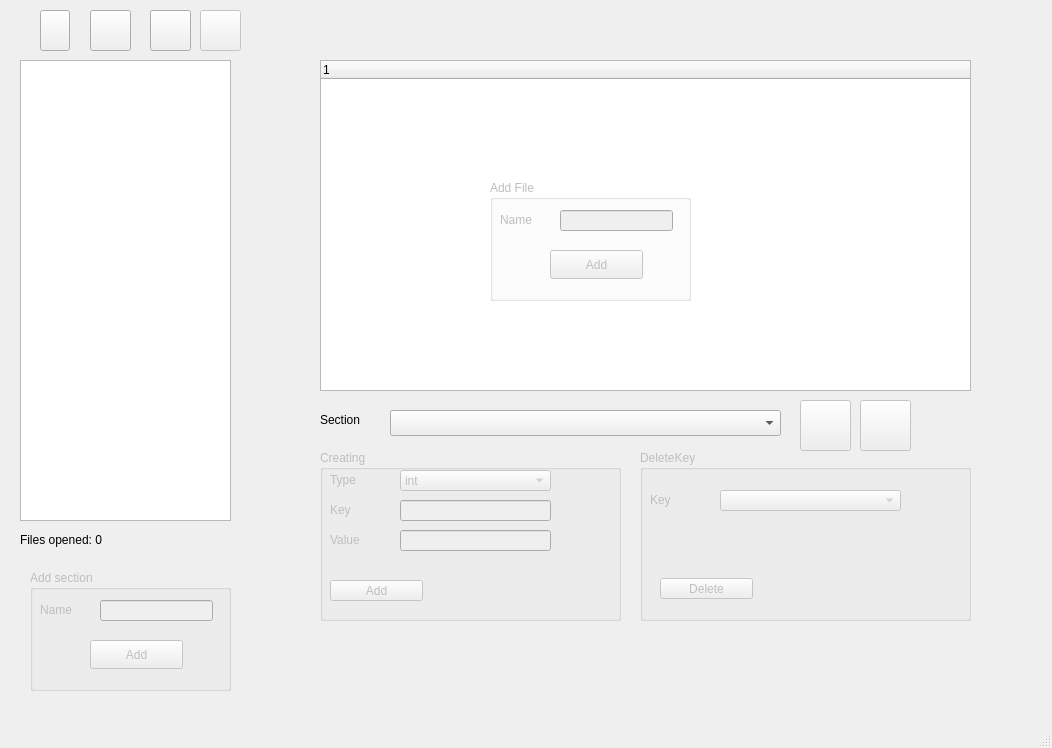
<?xml version="1.0" encoding="UTF-8"?>
<ui version="4.0">
 <class>MainWindow</class>
 <widget class="QMainWindow" name="MainWindow">
  <property name="geometry">
   <rect>
    <x>0</x>
    <y>0</y>
    <width>1052</width>
    <height>748</height>
   </rect>
  </property>
  <property name="windowTitle">
   <string>MainWindow</string>
  </property>
  <property name="windowIcon">
   <iconset resource="resources.qrc">
    <normaloff>:/images/top/images/mainicon.png</normaloff>:/images/top/images/mainicon.png</iconset>
  </property>
  <widget class="QWidget" name="centralwidget">
   <widget class="QPushButton" name="chooseFile">
    <property name="geometry">
     <rect>
      <x>40</x>
      <y>10</y>
      <width>30</width>
      <height>41</height>
     </rect>
    </property>
    <property name="text">
     <string/>
    </property>
    <property name="icon">
     <iconset resource="resources.qrc">
      <normaloff>:/images/top/images/inifile.png</normaloff>:/images/top/images/inifile.png</iconset>
    </property>
    <property name="iconSize">
     <size>
      <width>71</width>
      <height>50</height>
     </size>
    </property>
   </widget>
   <widget class="QListWidget" name="listWidget">
    <property name="geometry">
     <rect>
      <x>20</x>
      <y>60</y>
      <width>211</width>
      <height>461</height>
     </rect>
    </property>
   </widget>
   <widget class="QTreeWidget" name="documentTreeView">
    <property name="geometry">
     <rect>
      <x>320</x>
      <y>60</y>
      <width>651</width>
      <height>331</height>
     </rect>
    </property>
    <column>
     <property name="text">
      <string notr="true">1</string>
     </property>
    </column>
   </widget>
   <widget class="QGroupBox" name="createKeyGroupBox">
    <property name="enabled">
     <bool>false</bool>
    </property>
    <property name="geometry">
     <rect>
      <x>320</x>
      <y>450</y>
      <width>301</width>
      <height>171</height>
     </rect>
    </property>
    <property name="title">
     <string>Creating</string>
    </property>
    <widget class="QLabel" name="label">
     <property name="geometry">
      <rect>
       <x>10</x>
       <y>20</y>
       <width>63</width>
       <height>20</height>
      </rect>
     </property>
     <property name="text">
      <string>Type</string>
     </property>
    </widget>
    <widget class="QLabel" name="label_2">
     <property name="geometry">
      <rect>
       <x>10</x>
       <y>50</y>
       <width>63</width>
       <height>20</height>
      </rect>
     </property>
     <property name="text">
      <string>Key</string>
     </property>
    </widget>
    <widget class="QLabel" name="label_3">
     <property name="geometry">
      <rect>
       <x>10</x>
       <y>80</y>
       <width>63</width>
       <height>20</height>
      </rect>
     </property>
     <property name="text">
      <string>Value</string>
     </property>
    </widget>
    <widget class="QComboBox" name="typeEdit">
     <property name="geometry">
      <rect>
       <x>80</x>
       <y>20</y>
       <width>151</width>
       <height>21</height>
      </rect>
     </property>
     <item>
      <property name="text">
       <string>int</string>
      </property>
     </item>
     <item>
      <property name="text">
       <string>bool</string>
      </property>
     </item>
     <item>
      <property name="text">
       <string>double</string>
      </property>
     </item>
     <item>
      <property name="text">
       <string>string</string>
      </property>
     </item>
    </widget>
    <widget class="QLineEdit" name="keyEdit">
     <property name="geometry">
      <rect>
       <x>80</x>
       <y>50</y>
       <width>151</width>
       <height>21</height>
      </rect>
     </property>
    </widget>
    <widget class="QLineEdit" name="valueEdit">
     <property name="geometry">
      <rect>
       <x>80</x>
       <y>80</y>
       <width>151</width>
       <height>21</height>
      </rect>
     </property>
    </widget>
    <widget class="QPushButton" name="addButton">
     <property name="geometry">
      <rect>
       <x>10</x>
       <y>130</y>
       <width>93</width>
       <height>21</height>
      </rect>
     </property>
     <property name="text">
      <string>Add</string>
     </property>
    </widget>
   </widget>
   <widget class="QLabel" name="label_4">
    <property name="geometry">
     <rect>
      <x>320</x>
      <y>410</y>
      <width>63</width>
      <height>20</height>
     </rect>
    </property>
    <property name="text">
     <string>Section</string>
    </property>
   </widget>
   <widget class="QComboBox" name="comboSectionsBox">
    <property name="geometry">
     <rect>
      <x>390</x>
      <y>410</y>
      <width>391</width>
      <height>26</height>
     </rect>
    </property>
   </widget>
   <widget class="QGroupBox" name="deleteKeyGroupBox">
    <property name="enabled">
     <bool>false</bool>
    </property>
    <property name="geometry">
     <rect>
      <x>640</x>
      <y>450</y>
      <width>331</width>
      <height>171</height>
     </rect>
    </property>
    <property name="title">
     <string>DeleteKey</string>
    </property>
    <widget class="QLabel" name="label_5">
     <property name="geometry">
      <rect>
       <x>10</x>
       <y>40</y>
       <width>63</width>
       <height>20</height>
      </rect>
     </property>
     <property name="text">
      <string>Key</string>
     </property>
    </widget>
    <widget class="QComboBox" name="deleteKeyBox">
     <property name="geometry">
      <rect>
       <x>80</x>
       <y>40</y>
       <width>181</width>
       <height>21</height>
      </rect>
     </property>
    </widget>
    <widget class="QPushButton" name="deleteKeyButton">
     <property name="geometry">
      <rect>
       <x>20</x>
       <y>128</y>
       <width>93</width>
       <height>21</height>
      </rect>
     </property>
     <property name="text">
      <string>Delete</string>
     </property>
    </widget>
   </widget>
   <widget class="QPushButton" name="openDirectoryButton">
    <property name="geometry">
     <rect>
      <x>90</x>
      <y>10</y>
      <width>41</width>
      <height>41</height>
     </rect>
    </property>
    <property name="text">
     <string/>
    </property>
    <property name="icon">
     <iconset resource="resources.qrc">
      <normaloff>:/images/top/images/folder.png</normaloff>:/images/top/images/folder.png</iconset>
    </property>
    <property name="iconSize">
     <size>
      <width>71</width>
      <height>50</height>
     </size>
    </property>
   </widget>
   <widget class="QPushButton" name="saveCurFile">
    <property name="geometry">
     <rect>
      <x>150</x>
      <y>10</y>
      <width>41</width>
      <height>41</height>
     </rect>
    </property>
    <property name="text">
     <string/>
    </property>
    <property name="icon">
     <iconset resource="resources.qrc">
      <normaloff>:/images/top/images/savefile.png</normaloff>:/images/top/images/savefile.png</iconset>
    </property>
    <property name="iconSize">
     <size>
      <width>71</width>
      <height>50</height>
     </size>
    </property>
   </widget>
   <widget class="QLabel" name="openedFilesInfo">
    <property name="geometry">
     <rect>
      <x>20</x>
      <y>530</y>
      <width>121</width>
      <height>20</height>
     </rect>
    </property>
    <property name="text">
     <string>Files opened: 0</string>
    </property>
   </widget>
   <widget class="QGroupBox" name="sectionAdderBox">
    <property name="enabled">
     <bool>false</bool>
    </property>
    <property name="geometry">
     <rect>
      <x>30</x>
      <y>570</y>
      <width>201</width>
      <height>121</height>
     </rect>
    </property>
    <property name="title">
     <string>Add section</string>
    </property>
    <widget class="QLineEdit" name="sectionNameInput">
     <property name="geometry">
      <rect>
       <x>70</x>
       <y>30</y>
       <width>113</width>
       <height>21</height>
      </rect>
     </property>
    </widget>
    <widget class="QLabel" name="label_6">
     <property name="geometry">
      <rect>
       <x>10</x>
       <y>30</y>
       <width>63</width>
       <height>20</height>
      </rect>
     </property>
     <property name="text">
      <string>Name</string>
     </property>
    </widget>
    <widget class="QPushButton" name="addSectionActionButton">
     <property name="geometry">
      <rect>
       <x>60</x>
       <y>70</y>
       <width>93</width>
       <height>29</height>
      </rect>
     </property>
     <property name="text">
      <string>Add</string>
     </property>
    </widget>
   </widget>
   <widget class="QPushButton" name="addSectionButton">
    <property name="enabled">
     <bool>false</bool>
    </property>
    <property name="geometry">
     <rect>
      <x>800</x>
      <y>400</y>
      <width>51</width>
      <height>51</height>
     </rect>
    </property>
    <property name="text">
     <string/>
    </property>
    <property name="icon">
     <iconset resource="resources.qrc">
      <normaloff>:/images/top/images/plus.png</normaloff>:/images/top/images/plus.png</iconset>
    </property>
    <property name="iconSize">
     <size>
      <width>71</width>
      <height>50</height>
     </size>
    </property>
   </widget>
   <widget class="QPushButton" name="cancelSectionAddingButton">
    <property name="enabled">
     <bool>false</bool>
    </property>
    <property name="geometry">
     <rect>
      <x>860</x>
      <y>400</y>
      <width>51</width>
      <height>51</height>
     </rect>
    </property>
    <property name="text">
     <string/>
    </property>
    <property name="icon">
     <iconset resource="resources.qrc">
      <normaloff>:/images/top/images/cross.png</normaloff>:/images/top/images/cross.png</iconset>
    </property>
    <property name="iconSize">
     <size>
      <width>71</width>
      <height>50</height>
     </size>
    </property>
   </widget>
   <widget class="QGroupBox" name="fileAdderBox">
    <property name="enabled">
     <bool>false</bool>
    </property>
    <property name="geometry">
     <rect>
      <x>490</x>
      <y>180</y>
      <width>201</width>
      <height>121</height>
     </rect>
    </property>
    <property name="title">
     <string>Add File</string>
    </property>
    <widget class="QLineEdit" name="fileNameInput">
     <property name="geometry">
      <rect>
       <x>70</x>
       <y>30</y>
       <width>113</width>
       <height>21</height>
      </rect>
     </property>
    </widget>
    <widget class="QLabel" name="label_7">
     <property name="geometry">
      <rect>
       <x>10</x>
       <y>30</y>
       <width>63</width>
       <height>20</height>
      </rect>
     </property>
     <property name="text">
      <string>Name</string>
     </property>
    </widget>
    <widget class="QPushButton" name="addFileButton">
     <property name="geometry">
      <rect>
       <x>60</x>
       <y>70</y>
       <width>93</width>
       <height>29</height>
      </rect>
     </property>
     <property name="text">
      <string>Add</string>
     </property>
    </widget>
   </widget>
   <widget class="QPushButton" name="addFileButtonTrigger">
    <property name="enabled">
     <bool>false</bool>
    </property>
    <property name="geometry">
     <rect>
      <x>200</x>
      <y>10</y>
      <width>41</width>
      <height>41</height>
     </rect>
    </property>
    <property name="text">
     <string/>
    </property>
    <property name="icon">
     <iconset resource="resources.qrc">
      <normaloff>:/images/top/images/addfile.png</normaloff>:/images/top/images/addfile.png</iconset>
    </property>
    <property name="iconSize">
     <size>
      <width>71</width>
      <height>50</height>
     </size>
    </property>
   </widget>
  </widget>
  <widget class="QMenuBar" name="menubar">
   <property name="geometry">
    <rect>
     <x>0</x>
     <y>0</y>
     <width>1052</width>
     <height>26</height>
    </rect>
   </property>
  </widget>
  <widget class="QStatusBar" name="statusbar"/>
 </widget>
 <resources>
  <include location="resources.qrc"/>
 </resources>
 <connections/>
</ui>
